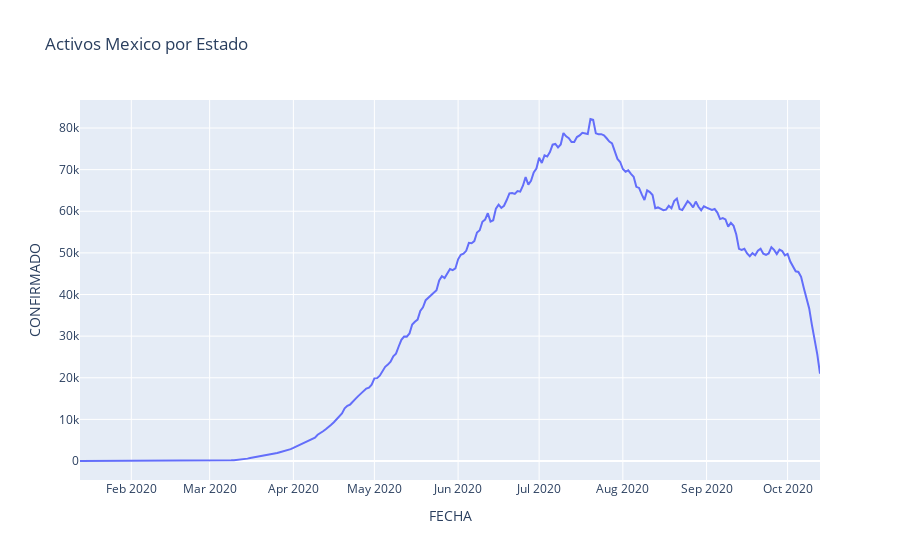

Source (notebook cell):
### Markdown cell above
## Active Cases of Mexico

### Code cell
df = df_mx

df = df.loc[(df['RESULTADO_LAB'] == 1)] # resultado = positivo SARS-COV-2 o Pendiente

# df = df = df.loc[df['ENTIDAD_RES'] == 2] #entidad = Baja California

# df = df.loc[df['MUNICIPIO_RES'] == 2] # municipio = mexicali

df = df[['FECHA_SINTOMAS','RESULTADO_LAB']]

df.loc[df['RESULTADO_LAB'] == 1, 'CONFIRMADO'] = ['1']

df_by_date = df.groupby("FECHA_SINTOMAS",as_index=False).count()
df_by_date['FECHA_SINTOMAS'] = pd.to_datetime(df_by_date['FECHA_SINTOMAS'])

first_case_date = df_by_date['FECHA_SINTOMAS'].iloc[0]

last_case_date = df_by_date['FECHA_SINTOMAS'].iloc[-1]

delta = (last_case_date) - first_case_date       # as timedelta

active_df = pd.DataFrame()

for i in range(delta.days + 1):
    day = first_case_date + timedelta(days=i)

    df_by_date['FECHA'] = day
    
    active_date_minus_14_days = day - timedelta(days=11)
    mask = (df_by_date['FECHA_SINTOMAS'] >= active_date_minus_14_days) & (df_by_date['FECHA_SINTOMAS'] <= day)
    filtered_df=df_by_date.loc[mask]
    
    filtered_df = filtered_df.groupby(["FECHA"],as_index=False).sum()
    active_df = active_df.append(filtered_df)

    
fig = px.line(active_df, active_df.FECHA, active_df.CONFIRMADO,
              title='Activos Mexico por Estado')
fig.show()

### Figure 1 — Plotly figure (JSON) as saved in the notebook; plotly's stock layout.template omitted (floating-point values rounded to 4 significant figures; data arrays with more than 128 entries replaced by an {"elided": "..."} marker saying what was removed)
{"data": [{"hovertemplate": "FECHA=%{x}<br>CONFIRMADO=%{y}<extra></extra>", "legendgroup": "", "line": {"color": "#636efa", "dash": "solid"}, "mode": "lines", "name": "", "orientation": "v", "showlegend": false, "type": "scatter", "x": {"elided": "262 str values"}, "xaxis": "x", "y": {"elided": "262 int values"}, "yaxis": "y"}], "layout": {"legend": {"tracegroupgap": 0}, "title": {"text": "Activos Mexico por Estado"}, "xaxis": {"anchor": "y", "domain": [0, 1], "title": {"text": "FECHA"}}, "yaxis": {"anchor": "x", "domain": [0, 1], "title": {"text": "CONFIRMADO"}}}}
